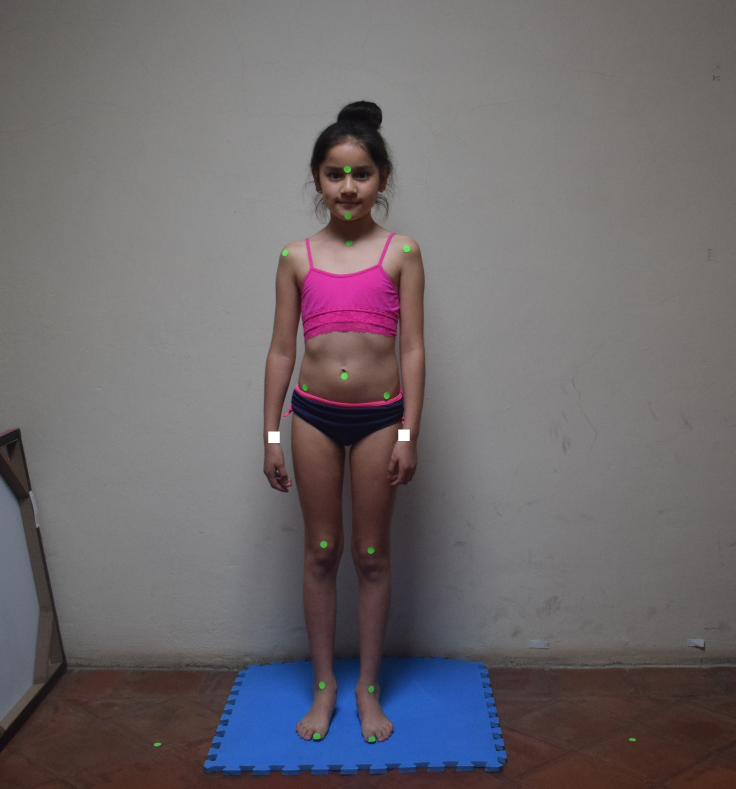
#> input picture DSC_0376.JPG, 2941 x 3155 px, found by its file name (shown at 1/4 size)
$ jupyter execute --allow-errors sistema_LAM.ipynb   (older library calls are emulated)
#> lines starting #> are read from the running program, lines starting #| are printed output that depends on the picture; after the words box and inside, x2 and y2 are one past the last pixel; in counts of white or black regions, pixels touching at a corner belong together
#> further down, image is the input picture: shape (3155, 2941, 3); mean R, G, B 109.4, 104.4, 107.9
[cell 1]
from skimage import (data, io, filters, data_dir,
                     morphology, transform, img_as_ubyte)
from skimage.color import rgba2rgb, rgb2gray
from skimage.measure import label, regionprops
import matplotlib.pyplot as plt
import matplotlib.cm as cm
import numpy as np
import os
import re
from unicodedata import normalize
from openpyxl import load_workbook
import time
import pandas as pd
import datetime

[cell 2]
def escalar(img):
    if (len(img[1])>1500 or len(img)>2000):
        img = transform.rescale(img, 4.0/5.0, multichannel=True)
        img = escalar(img)
    return img_as_ubyte(img)

def filtroColor(img):
    plt.imshow(img)
    plt.show()
    G=img[:,:,1]
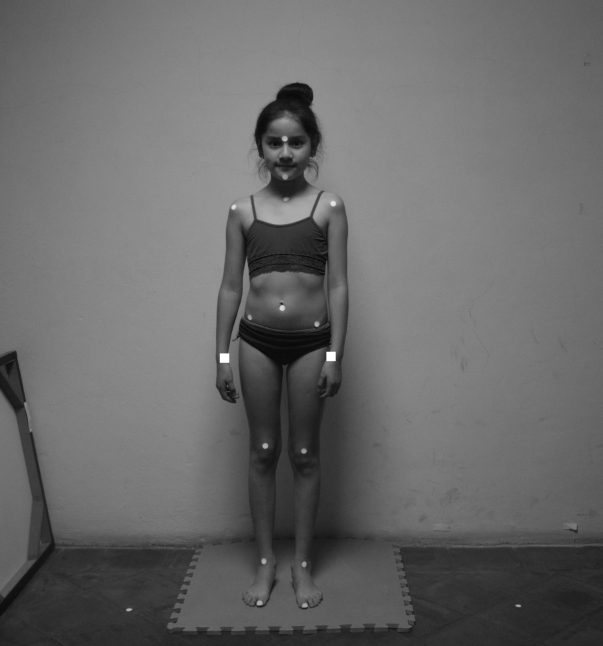
#> G: shape (1292, 1205) (shown at 1/2 size); min 4, max 255, mean 104.4
    G=rgb2gray(G)/255.0
    imGray=rgb2gray(img)

    imResta=np.zeros((len(G),len(G[1,:])))
#> imResta: shape (1292, 1205) float64; every value is 0

    for i in range (0,len(G)):
        for j in range (0,len(G[1,:])):
            imResta[i][j]=G[i][j]-imGray[i][j]
            if imResta[i][j] < 0:
                imResta[i][j] = 0
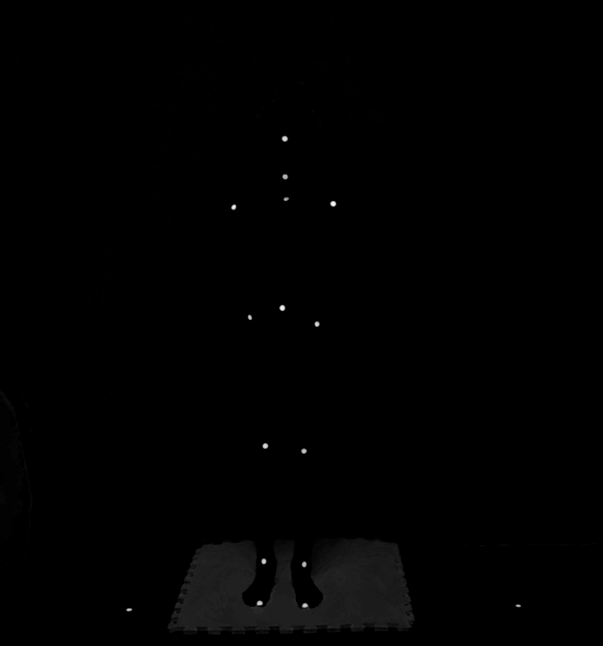
#> imResta: shape (1292, 1205) float64 (shown at 1/2 size); min 0, max 0.137, mean 0.000768; drawn with min black and max white

    imRel=filters.median(imResta)
    level=np.max(imRel)*0.32
#> level = 0.043
    level=round(level)
#> level = 0
    binary_local = imRel > level
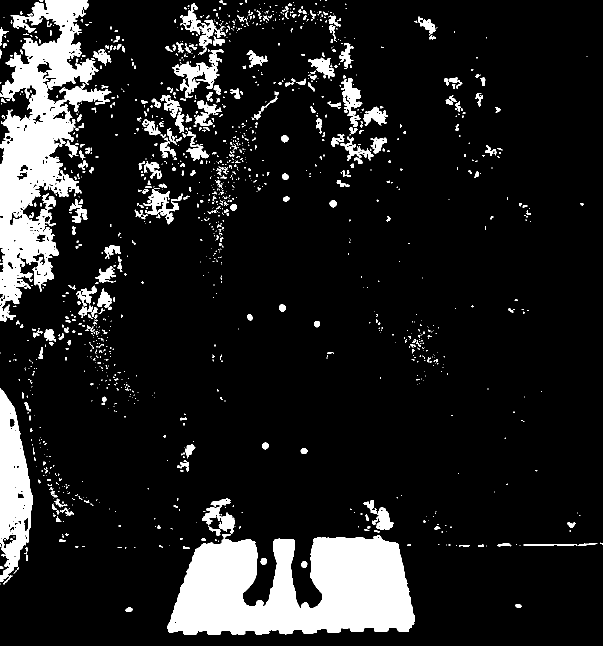
#> binary_local: shape (1292, 1205) bool (shown at 1/2 size); 12.5% white; 1477 white regions (1129 under 20 px), largest, box (x1, y1, x2, y2) and area: (334, 1071, 830, 1270) 72077, (0, 0, 223, 644) 56817, (0, 776, 66, 1163) 15438
    imFiltrada=morphology.remove_small_holes(binary_local)
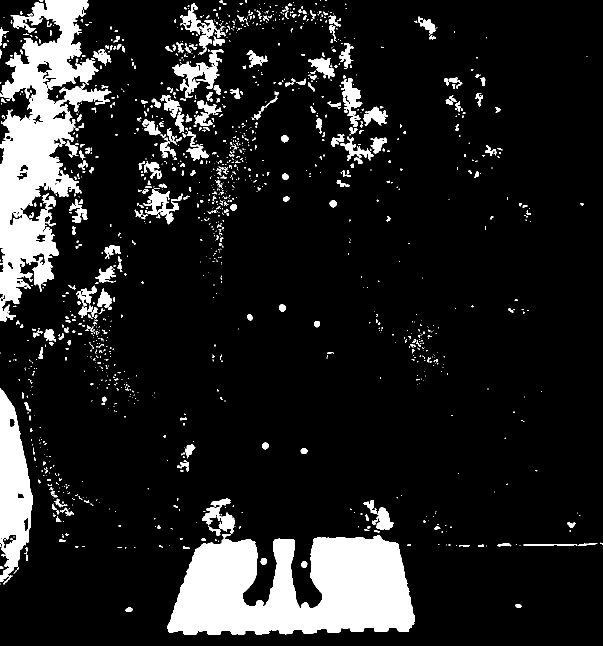
#> imFiltrada: shape (1292, 1205) bool (shown at 1/2 size); 12.6% white; 1477 white regions (1129 under 20 px)

    return imFiltrada

class segmentacion():
    def __init__(self, img):

        label_img = label(img)
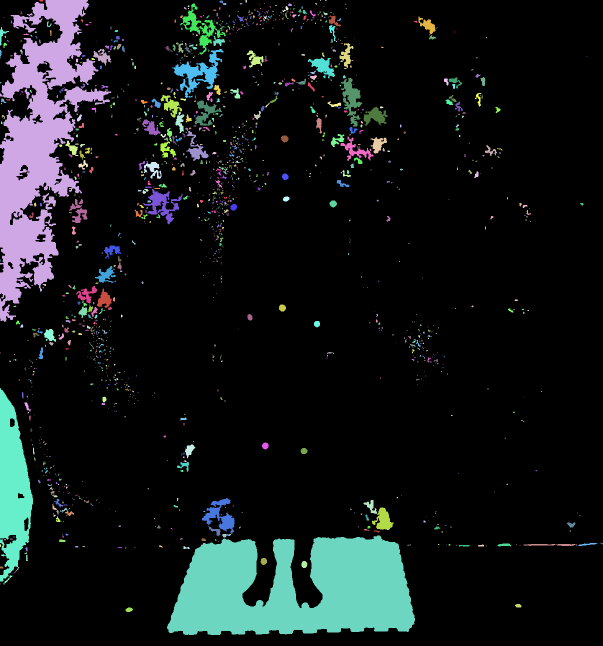
#> label_img: shape (1292, 1205) int32 (shown at 1/2 size); 1478 distinct labels, from 0 to 1477; one colour per label, 0 black
        regions = regionprops(label_img)
#> regions = 1477 regions; largest, box (x1, y1, x2, y2) and area: (334, 1071, 830, 1270) 72090, (0, 0, 223, 644) 58337, (0, 776, 66, 1163) 15739, (344, 98, 447, 196) 3239, (360, 7, 452, 109) 2113
        cY = []
        cX = []

        for i in range (0, len(regions)):
            y, x = regions[i].centroid
            cY.append(y)
            cX.append(x)
#> this loop made 1477 passes
#> (y, x) on passes 1 to 3: (0.905, 82.33), (289.4, 76.36), (2.07, 491.9)
#> after the loop, cX = 1477 values, max 1202.4 at index 1442, min 0 at index 888, mean 439.3; cY = 1477 values, max 1219 at index 1476, min 0.2 at index 4, mean 461.2

        pos = [i for i,x in enumerate(cX) if x==min(cX)]
#> pos = [888, 1108, 1474]
        r1 = [ cY[pos[0]], cX[pos[0]]]
#> r1 = [520.5, 0]
        cY.pop(pos[0])
        cX.pop(pos[0])

        pos = [i for i,x in enumerate(cX) if x==max(cX)]
#> pos = [1441]
        r2 = [ cY[pos[0]], cX[pos[0]]]
#> r2 = [1086.4, 1202.4]
        cY.pop(pos[0])
        cX.pop(pos[0])

        r = [r1, r2]
#> r = [[520.5, 0], [1086.4, 1202.4]]

        if r[0][0]==r[1][0]:
            R1=r1;
            R2=r2;

        else:
            rY=[r[0][0],r[1][0]]
#> rY = [520.5, 1086.4]
            pos = [i for i,x in enumerate(rY) if x==min(rY)]
#> pos = [0]
            R1 = r[pos[0]]
#> R1 = [520.5, 0]
            pos = [i for i,x in enumerate(rY) if x==max(rY)]
#> pos = [1]
            R2 = r[pos[0]]
#> R2 = [1086.4, 1202.4]

        aux=np.array(R2)-np.array(R1)
#> aux = [565.9, 1202.4]

        self.R1 = np.array(R1)
#> self.R1 = [520.5, 0]
        self.R2 = np.array(R2)
#> self.R2 = [1086.4, 1202.4]
        self.cY = np.array(cY)
#> self.cY = 1475 values, max 1219 at index 1474, min 0.2 at index 4, mean 460.8
        self.cX = np.array(cX)
#> self.cX = 1475 values, max 1174.5 at index 1441, min 0 at index 1107, mean 439.1
        self.escala = 100.0 / np.sqrt((aux[0]**2+aux[1]**2))
#> self.escala = 0.0752

def imgAjustar(img):

    imgR = filtroColor(img)
    R1 = segmentacion(imgR).R1
#> R1 = [520.5, 0]
    R2 = segmentacion(imgR).R2
#> the loop in __init__ (call 2), `for i in range (0, len(regions)):` made 1477 passes
#> R2 = [1086.4, 1202.4]

    ref = R2 - R1
#> ref = [565.9, 1202.4]
    theta = np.arctan(ref[0]/ref[1])
#> theta = 0.44
    imRot = transform.rotate(img, theta*180.0/np.pi)
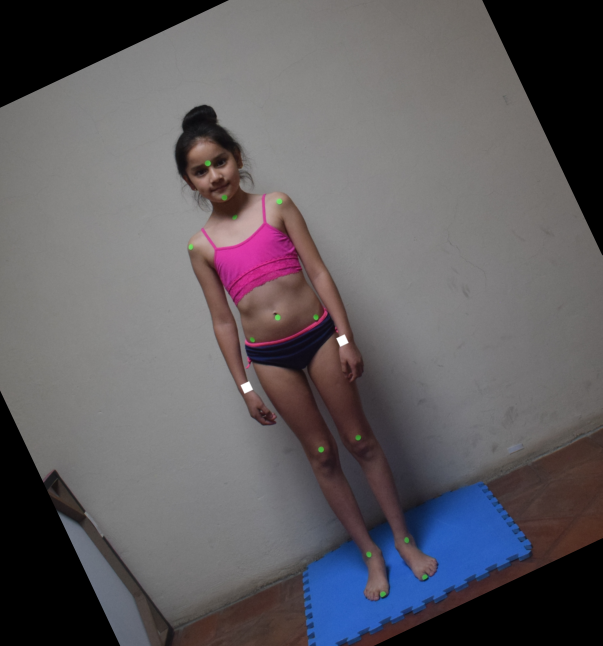
#> imRot: shape (1292, 1205, 3) float64 (shown at 1/2 size); mean of channels 0, 1, 2 0.378, 0.364, 0.38; drawn as R, G, B

    aux = [R1[1], R2[1]]
#> aux = [0, 1202.4]
    aux.sort()

    espace = np.sqrt((ref[0]**2+ref[1]**2)) / 10.0
#> espace = 132.9
    imAjustar = imRot[:, int(round(aux[0] - espace))
                      : int(round(aux[1] + espace))]
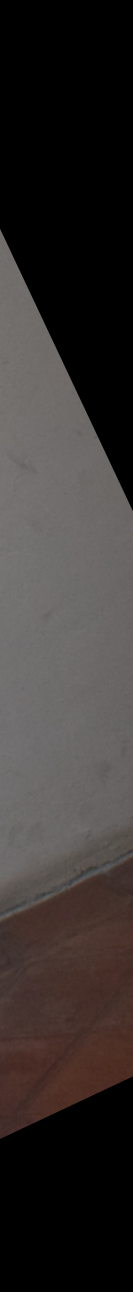
#> imAjustar: shape (1292, 133, 3) float64; mean of channels 0, 1, 2 0.219, 0.199, 0.193; drawn as R, G, B
    imAjustar = img_as_ubyte(imAjustar)

    return imAjustar

# [28 lines left out: function cuadricula, not called in this run]

[cell 3]
#Vista Anterior

image = io.imread('DSC_0376.jpg')
image = escalar(image)
io.imshow(image)
plt.show()

[cell 4]
anterior=imgAjustar(image)

imgR = filtroColor(anterior)
#> in filtroColor (call 2), `G=img[:,:,1]`:
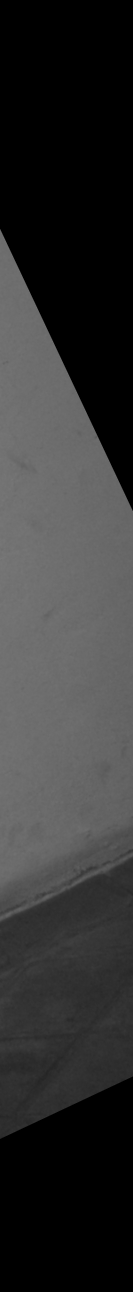
#> G: shape (1292, 133); min 0, max 120, mean 50.8
#> in filtroColor (call 2), `imResta=np.zeros((len(G),len(G[1,:])))`: imResta: shape (1292, 133) float64; every value is 0
#> after the loop in filtroColor (call 2), `for i in range (0,len(G)):`:
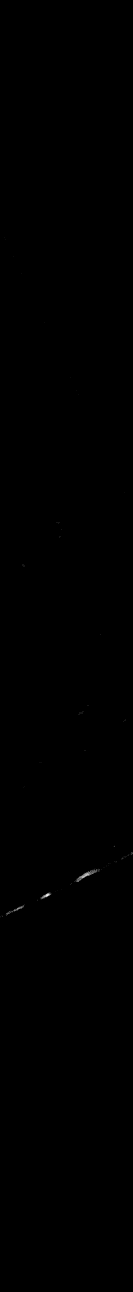
#> imResta: shape (1292, 133) float64; min 0, max 0.00667, mean 3.06e-06; drawn with min black and max white
#> in filtroColor (call 2), `level=np.max(imRel)*0.32`: level = 0.0016
#> in filtroColor (call 2), `level=round(level)`: level = 0
#> in filtroColor (call 2), `binary_local = imRel > level`:
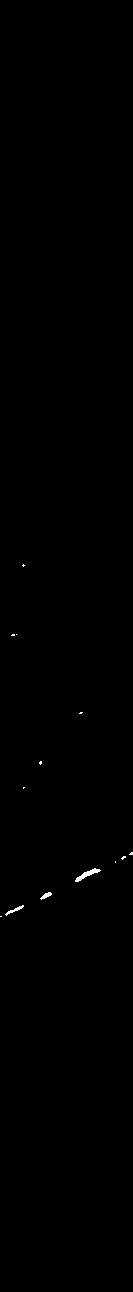
#> binary_local: shape (1292, 133) bool; 0.16% white; 13 white regions (10 under 20 px)
R1 = segmentacion(imgR).R1
#> in __init__ (call 3), `label_img = label(img)`: label_img: shape (1292, 133) int32; 14 distinct labels, from 0 to 13
#> in __init__ (call 3), `regions = regionprops(label_img)`: regions = 13 regions; largest, box (x1, y1, x2, y2) and area: (75, 868, 101, 882) 118, (5, 905, 24, 916) 55, (40, 892, 52, 900) 45, (121, 856, 126, 860) 11, (39, 761, 42, 765) 9
#> R1 = [853.2, 130.9]
R2 = segmentacion(imgR).R2
#> R2 = [916, 0.5]
cY = segmentacion(imgR).cY
#> cY = [565, 634.6, 634, 712.5, 762.3, 787.3, 857.2, 861.5, 874, 895.2, 909.6]
cX = segmentacion(imgR).cX
#> cX = [23, 12.71, 16, 80.5, 40.11, 23.33, 123.1, 115, 86.9, 45.82, 14.33]
e = segmentacion(imgR).escala
#> e = 0.691

'''
F1 = Entrecejo
F2 = Mentón
F3 = Hombro derecho
F4 = Hombro izquierdo
F5 = Esternón
F6 = Ombligo
F7 = Perlvis derecha
F8 = Perlvis izquierda
F9 = Rodilla derecho
F10= Rodilla izquierda
F11= Tobillo derecho
F12= Tobillo izquierdo
F13= Dedo gordo derecho
F14= Dedo gordo izquierdo
FcH= Centro hombros
FcY= Centro en Y (Pelvis)
FcR= Centro rodillas
FcX= Centro en X (Tobillos)
FcP= Centro en dedos pies
'''
F1 = (cY[0], cX[0])
#> F1 = (565, 23)
F2 = (cY[1], cX[1])
#> F2 = (634.6, 12.71)

auxY = [cY[2], cY[3], cY[4]]
#> auxY = [634, 712.5, 762.3]
auxX = [cX[2], cX[3], cX[4]]
#> auxX = [16, 80.5, 40.11]
pos = [i for i,x in enumerate(auxX) if x==min(auxX)]
#> pos = [0]
F3 = auxY[pos[0]], auxX[pos[0]]
#> F3 = (634, 16)
auxY.pop(pos[0])
auxX.pop(pos[0])
pos = [i for i,x in enumerate(auxX) if x==max(auxX)]
F4 = auxY[pos[0]], auxX[pos[0]]
#> F4 = (712.5, 80.5)
auxY.pop(pos[0])
auxX.pop(pos[0])
F5 = auxY[0],auxX[0]
#> F5 = (762.3, 40.11)

auxY = [cY[5], cY[6], cY[7]]
#> auxY = [787.3, 857.2, 861.5]
auxX = [cX[5], cX[6], cX[7]]
#> auxX = [23.33, 123.1, 115]
pos = [i for i,x in enumerate(auxX) if x==min(auxX)]
F7 = auxY[pos[0]], auxX[pos[0]]
#> F7 = (787.3, 23.33)
auxY.pop(pos[0])
auxX.pop(pos[0])
pos = [i for i,x in enumerate(auxX) if x==max(auxX)]
F8 = auxY[pos[0]], auxX[pos[0]]
#> F8 = (857.2, 123.1)
auxY.pop(pos[0])
auxX.pop(pos[0])
F6 = auxY[0],auxX[0]
#> F6 = (861.5, 115)

auxY = [cY[8], cY[9]]
#> auxY = [874, 895.2]
auxX = [cX[8], cX[9]]
#> auxX = [86.9, 45.82]
pos = [i for i,x in enumerate(auxX) if x==min(auxX)]
#> pos = [1]
F9 = auxY[pos[0]], auxX[pos[0]]
#> F9 = (895.2, 45.82)
pos = [i for i,x in enumerate(auxX) if x==max(auxX)]
#> pos = [0]
F10 = auxY[pos[0]], auxX[pos[0]]
#> F10 = (874, 86.9)

#> (the rest of this cell did not finish here and is left out)
